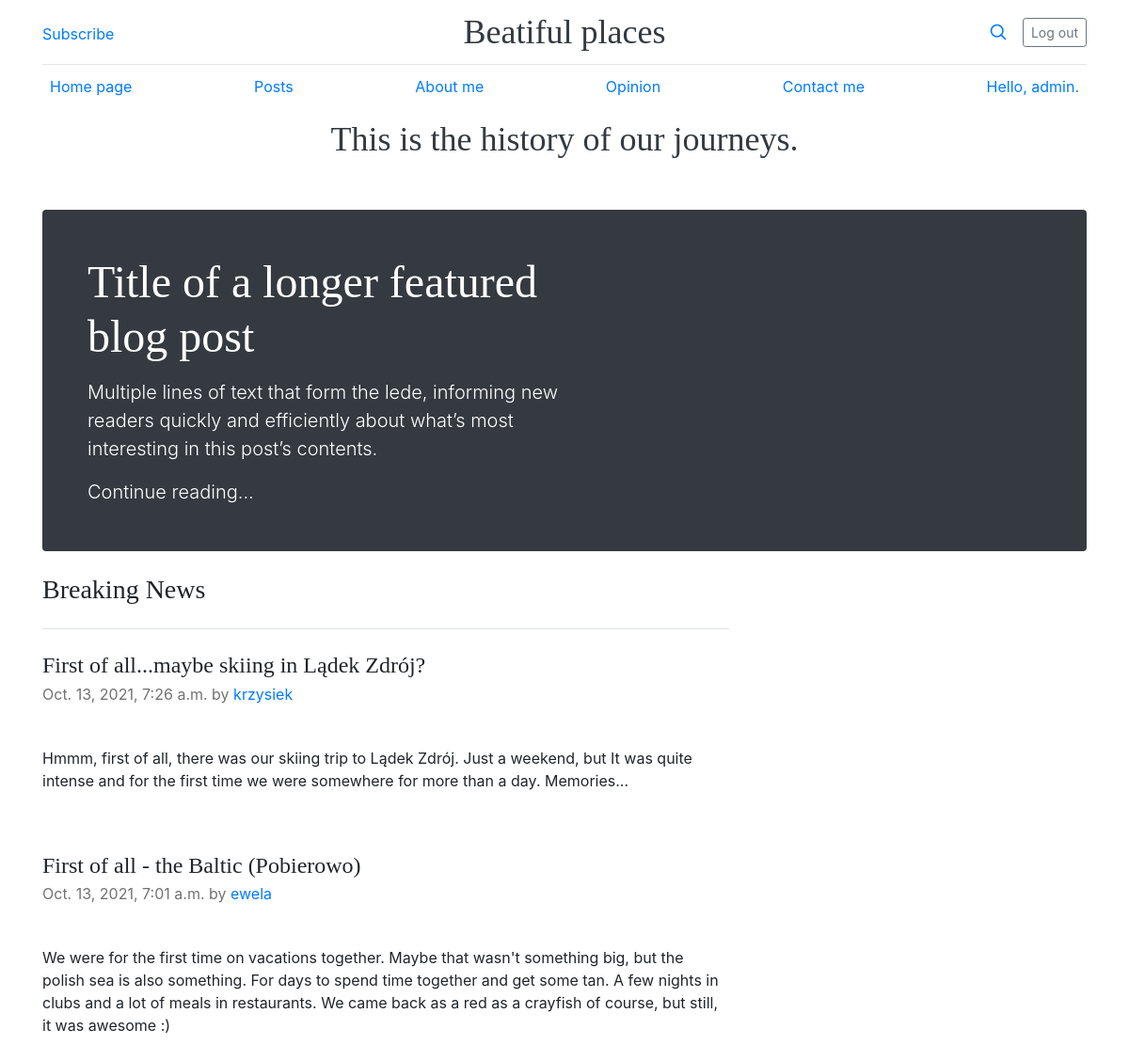
The app's page / (signed in) with its own data.
### blog_app/models.py (models this page shows, shortened)
class BlogPost(models.Model):
    title = models.TextField(max_length=70)
    text = models.TextField()
    date_added = models.DateTimeField(auto_now_add=True)
    owner=models.ForeignKey(User, on_delete=models.CASCADE)

### blog_app/views.py (the view)
# urls.py: path('', views.index, name = 'index'),
def index(request):
    posts = BlogPost.objects.order_by('-date_added')
    context = { 'posts' : posts}
    return render(request, 'blog_app/index.html', context)

### blog_app/templates/blog_app/index.html
{% extends "blog_app/base.html" %}
{% block content %}
<br>
<br>
<main class="container">
  <div class="p-4 p-md-5 mb-4 text-white rounded bg-dark">
    <div class="col-md-6 px-0">
      <h1 class="display-4 fst-italic">Title of a longer featured blog post</h1>
      <p class="lead my-3">Multiple lines of text that form the lede, informing new readers quickly and efficiently about what’s most interesting in this post’s contents.</p>
      <p class="lead mb-0"><a href="#" class="text-white fw-bold">Continue reading...</a></p>
    </div>
  </div>
  <div class="row g-5">
    <div class="col-md-8">
      <h3 class="pb-4 mb-4 fst-italic border-bottom">
        Breaking News
      </h3>
        {% for post in posts %}
            <div>
                <article class="blog-post">
                <h2 class="blog-post-title">{{post.title}}</h2>
                <p class="blog-post-meta">{{post.date_added}} by <a href="#">{{post.owner}}</a></p>
                <br>
                <p>{{post.text|linebreaksbr}}</p>
            </div>
        {% empty %}
            <li> No posts. </li>
        {%endfor%}
</main>
{% endblock content %}

### blog_app/templates/blog_app/base.html (shortened to what this page needs)
{% load static %}
<!doctype html>
<html lang="en">
<head>
<link href="../assets/dist/css/bootstrap.min.css" rel="stylesheet">
    <link href="blog.css" rel="stylesheet">
    <link rel="stylesheet" href="https://maxcdn.bootstrapcdn.com/bootstrap/4.0.0/css/bootstrap.min.css">
    <link rel="stylesheet" href="{% static 'css/blog.css' %}">
</head>
<body>
    {% if user.is_authenticated %}
        <div class="container">
        <header class="blog-header py-3">
            <div class="row flex-nowrap justify-content-between align-items-center">
            <div class="col-4 pt-1">
                <a class="link-secondary" href="#">Subscribe</a>
            </div>
            <div class="col-4 text-center">
                <a class="blog-header-logo text-dark" href="#">Beatiful places</a>
            </div>
            <div class="col-4 d-flex justify-content-end align-items-center">
                <a class="link-secondary" href="#" aria-label="Search">
                <svg xmlns="http://www.w3.org/2000/svg" width="20" height="20" fill="none" stroke="currentColor" stroke-linecap="round" stroke-linejoin="round" stroke-width="2" class="mx-3" role="img" viewBox="0 0 24 24"><title>Search</title><circle cx="10.5" cy="10.5" r="7.5"/><path d="M21 21l-5.2-5.2"/></svg>
                </a>
                <a class="btn btn-sm btn-outline-secondary" href="{% url 'users:logout' %}">Log out</a>
            </div>
            </div>
        </header>
        <div class="nav-scroller py-1 mb-2">
            <nav class="nav d-flex justify-content-between">
            <a class="p-2 link-secondary" href="{% url 'blog_app:index' %}">Home page</a>
            <a class="p-2 link-secondary" href="{% url 'blog_app:posts' %}">Posts</a>
            <a class="p-2 link-secondary" href="#">About me</a>
            <a class="p-2 link-secondary" href="#">Opinion</a>
            <a class="p-2 link-secondary" href="#">Contact me</a>
            <a class="p-2 link-secondary" href="#">Hello, {{user.username}}. </a>
            </nav>
        </div>
        </div>
    {% endif %}
    <div class="text-center">
            <a class="blog-header-logo text-dark" href="#">This is the history of our journeys.</a>
    </div>
    {% block content %}{% endblock content %}
</body>

### blog_app/static/css/blog.css (style rules this page uses)
.blog-header { line-height: 1; border-bottom: 1px solid #e5e5e5; }
.blog-header-logo { font-family: "Playfair Display", Georgia, "Times New Roman", serif; font-size: 2.25rem; }
h1, h2, h3, h4, h5, h6 { font-family: "Playfair Display", Georgia, "Times New Roman", serif; }
.display-4 { font-size: 2.5rem; }
@media (min-width: 768px) { .display-4 { font-size: 3rem; } }
.nav-scroller { position: relative; z-index: 2; height: 2.75rem; overflow-y: hidden; }
.nav-scroller .nav { display: flex; flex-wrap: nowrap; padding-bottom: 1rem; margin-top: -1px; overflow-x: auto; text-align: center; white-space: nowrap; -webkit-overflow-scrolling: touch; }
.blog-post { margin-bottom: 4rem; }
.blog-post-title { margin-bottom: .25rem; font-size: 1.5rem; }
.blog-post-meta { margin-bottom: 1.25rem; color: #727272; }

### records on screen
BlogPost: title "First of all...maybe skiing in Lądek Zdrój?", date_added "Oct. 13, 2021, 7:26 a.m.", owner "krzysiek", text "Hmmm, first of all, there was our skiing trip to Lądek Zdrój. Just a weekend, but It was quite intense and for the first time we were somewhere for more than a day. Memories..."
BlogPost: title "First of all - the Baltic (Pobierowo)", date_added "Oct. 13, 2021, 7:01 a.m.", owner "ewela", text "We were for the first time on vacations together. Maybe that wasn't something big, but the polish sea is also something. For days to spend time together and get some tan. A few nights in clubs and a lot of meals in restaurants. We came back as a red as a crayfish of course, but still, it was awesome :)"

### other values on screen
{{ user.username }} "admin"
